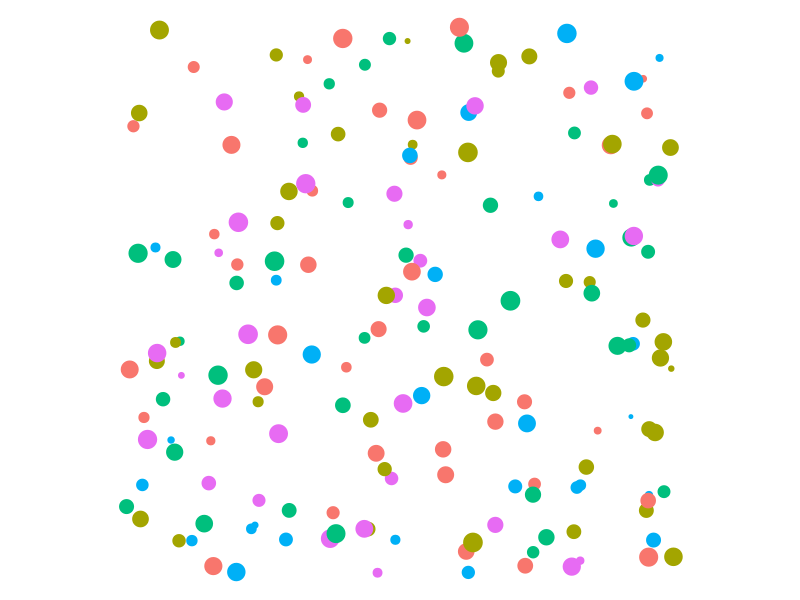
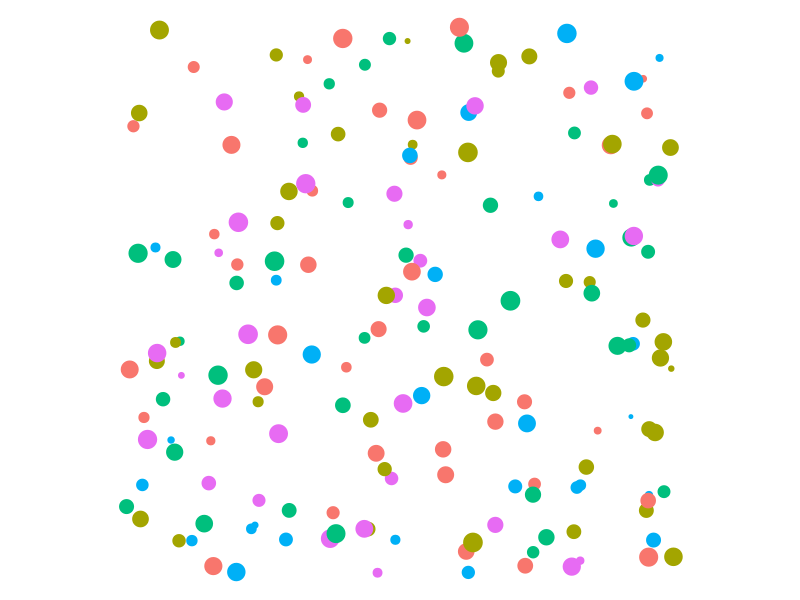

Here is the R script that generated these plots, in order:
library(ggplot2)
library(dplyr)


n <- 179
set.seed(6237345)
dat <- tibble(
  x = runif(n),
  y = runif(n),
  size = 1:n,
  color = sample(LETTERS[1:5], n, r = T)
)

(g <- dat %>%
  ggplot(aes(x, y, color = color, size = size)) + 
  geom_point() + 
  theme_void() + 
  coord_equal() + 
  guides(color = "none", size = "none"))


ggsave(filename = "docs/logo.png", plot = g, width = 4, height = 4)
